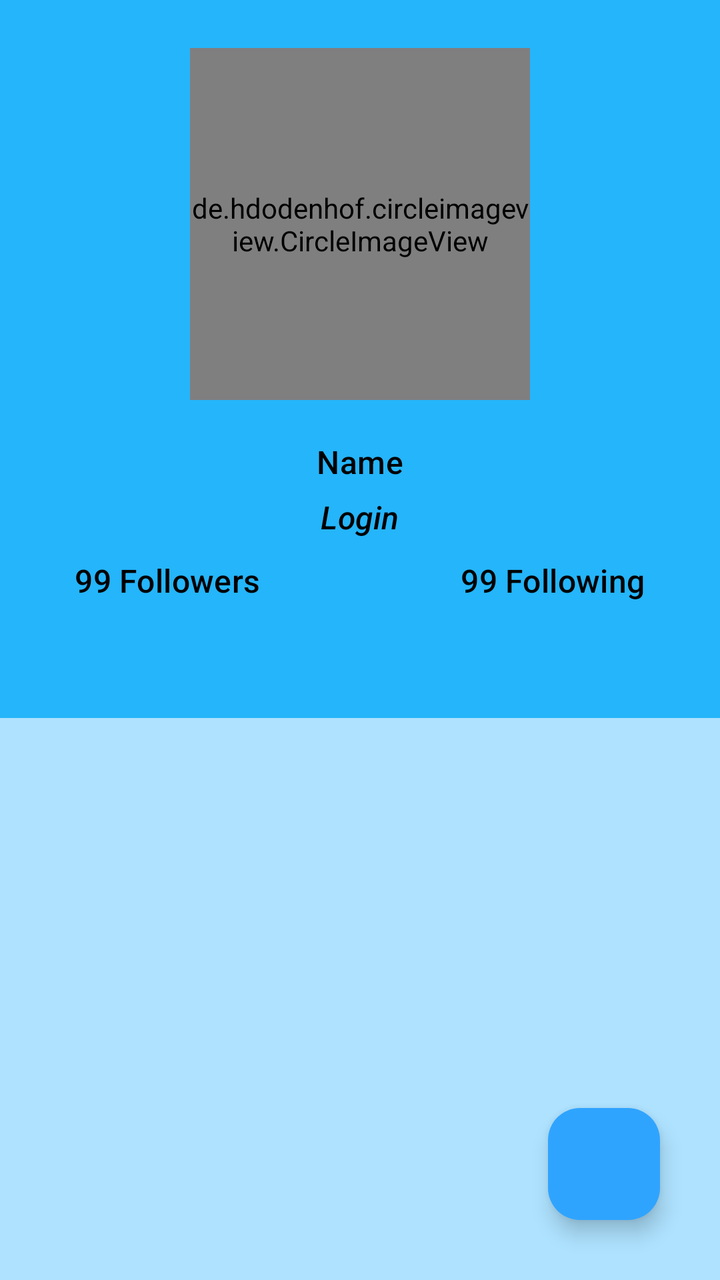
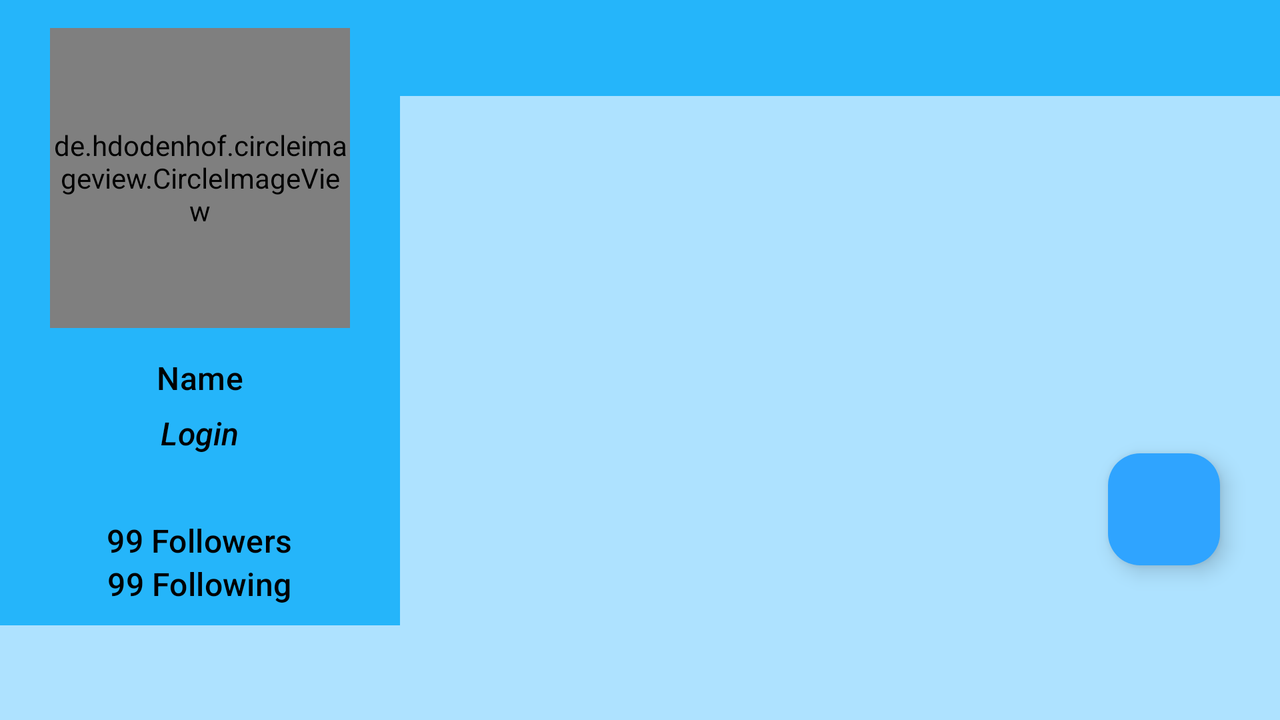

First picture: res/layout/ on a phone held upright. Second picture: the repository's own variant of that layout, on a device whose configuration matches the variant's folder. Source for both follows.
<!-- AndroidManifest.xml: application theme Theme.GithubUser -->
<!-- res/layout/activity_detail.xml -->
<?xml version="1.0" encoding="utf-8"?>
<androidx.constraintlayout.widget.ConstraintLayout xmlns:android="http://schemas.android.com/apk/res/android"
    xmlns:app="http://schemas.android.com/apk/res-auto"
    xmlns:tools="http://schemas.android.com/tools"
    android:layout_width="match_parent"
    android:layout_height="match_parent"
    android:orientation="vertical"
    tools:context=".ui.detail.DetailActivity">

    <com.google.android.material.floatingactionbutton.FloatingActionButton
        android:id="@+id/fab_favorite"
        android:layout_width="wrap_content"
        android:layout_height="wrap_content"
        android:layout_marginEnd="30dp"
        android:layout_marginBottom="30dp"
        android:clickable="true"
        android:src="@drawable/baseline_favorite_24"
        app:backgroundTint="?attr/colorPrimary"
        app:layout_constraintBottom_toBottomOf="parent"
        app:layout_constraintEnd_toEndOf="parent" />

    <LinearLayout
        android:id="@+id/linearLayout"
        android:layout_width="match_parent"
        android:layout_height="wrap_content"
        android:background="?attr/colorPrimaryVariant"
        android:orientation="vertical"
        app:layout_constraintEnd_toEndOf="parent"
        app:layout_constraintStart_toStartOf="parent"
        app:layout_constraintTop_toTopOf="parent"
        tools:ignore="MissingConstraints">

        <FrameLayout
            android:layout_width="match_parent"
            android:layout_height="wrap_content"
            android:layout_gravity="center"
            android:paddingTop="24dp">

            <de.hdodenhof.circleimageview.CircleImageView
                android:id="@+id/img_item_user"
                android:layout_width="170dp"
                android:layout_height="176dp"
                android:layout_gravity="center"
                android:scaleType="centerCrop"
                tools:ignore="MissingConstraints,ImageContrastCheck"
                tools:src="@tools:sample/avatars" />

            <ProgressBar
                android:id="@+id/progressBar"
                style="?android:attr/progressBarStyle"
                android:layout_width="wrap_content"
                android:layout_height="wrap_content"
                android:layout_gravity="center"
                android:visibility="gone"
                tools:visibility="visible" />

        </FrameLayout>

        <TextView
            android:id="@+id/tv_name"
            android:layout_width="wrap_content"
            android:layout_height="wrap_content"
            android:layout_gravity="center"
            android:layout_marginTop="20dp"
            android:textAppearance="?android:attr/textAppearanceListItemSmall"
            android:textColor="?attr/colorOnPrimary"
            tools:ignore="MissingConstraints"
            tools:text="Name" />

        <TextView
            android:id="@+id/tv_login"
            android:layout_width="wrap_content"
            android:layout_height="wrap_content"
            android:layout_gravity="center"
            android:layout_marginTop="6dp"
            android:textAppearance="?android:attr/textAppearanceListItemSmall"
            android:textColor="?attr/colorOnPrimary"
            android:textStyle="italic"
            tools:ignore="MissingConstraints"
            tools:text="Login" />

        <LinearLayout
            android:layout_width="match_parent"
            android:layout_height="wrap_content"
            android:layout_marginTop="10dp"
            android:layout_marginBottom="10dp"
            android:gravity="center"
            android:orientation="horizontal">

            <TextView
                android:id="@+id/tv_followers"
                android:layout_width="wrap_content"
                android:layout_height="wrap_content"
                android:layout_gravity="center"
                android:layout_marginEnd="4dp"
                android:textAppearance="?android:attr/textAppearanceListItemSmall"
                android:textColor="?attr/colorOnPrimary"
                tools:ignore="MissingConstraints"
                tools:text="99" />

            <TextView
                android:id="@+id/tv_followers_text"
                android:layout_width="wrap_content"
                android:layout_height="wrap_content"
                android:layout_gravity="center"
                android:text="@string/followers"
                android:textAppearance="?android:attr/textAppearanceListItemSmall"
                android:textColor="?attr/colorOnPrimary"
                tools:ignore="MissingConstraints"
                tools:text="Followers" />

            <TextView
                android:id="@+id/tv_following"
                android:layout_width="wrap_content"
                android:layout_height="wrap_content"
                android:layout_gravity="center"
                android:layout_marginStart="100dp"
                android:layout_marginEnd="4dp"
                android:textAppearance="?android:attr/textAppearanceListItemSmall"
                android:textColor="?attr/colorOnPrimary"
                tools:ignore="MissingConstraints"
                tools:text="99" />

            <TextView
                android:id="@+id/tv_following_text"
                android:layout_width="wrap_content"
                android:layout_height="wrap_content"
                android:layout_gravity="center"
                android:text="@string/following"
                android:textAppearance="?android:attr/textAppearanceListItemSmall"
                android:textColor="?attr/colorOnPrimary"
                tools:ignore="MissingConstraints"
                tools:text="Following" />
        </LinearLayout>
    </LinearLayout>

    <com.google.android.material.tabs.TabLayout
        android:id="@+id/tabs"
        android:layout_width="match_parent"
        android:layout_height="wrap_content"
        android:background="?attr/colorPrimaryVariant"
        app:layout_constraintEnd_toEndOf="parent"
        app:layout_constraintStart_toStartOf="parent"
        app:layout_constraintTop_toBottomOf="@+id/linearLayout"
        app:tabIndicatorColor="?attr/colorOnPrimary"
        app:tabTextColor="?attr/colorOnPrimary"
        tools:ignore="SpeakableTextPresentCheck" />

    <androidx.viewpager2.widget.ViewPager2
        android:id="@+id/view_pager"
        android:layout_width="match_parent"
        android:layout_height="0dp"
        app:layout_constraintBottom_toBottomOf="parent"
        app:layout_constraintEnd_toEndOf="parent"
        app:layout_constraintStart_toStartOf="parent"
        app:layout_constraintTop_toBottomOf="@+id/tabs" />
</androidx.constraintlayout.widget.ConstraintLayout>
<!-- resources referenced by this layout -->
<resources>
  <string name="followers">Followers</string>
  <string name="following">Following</string>
  <style name="Theme.GithubUser" parent="Base.Theme.GithubUser" />
  <style name="Base.Theme.GithubUser" parent="Theme.Material3.DayNight">
          
          <item name="colorPrimary">@color/primary_light</item>
          <item name="colorPrimaryVariant">@color/primary_variant_light</item>
          <item name="colorOnPrimary">@color/text_light</item>
          <item name="colorSecondary">@color/secondary_light</item>
          <item name="searchIcon">@color/search_light</item>
          <item name="android:windowBackground">@color/background_light</item>
      </style>
  <color name="primary_light">#2FA4FF</color>
  <color name="primary_variant_light">#25B5FA</color>
  <color name="text_light">#000000</color>
  <color name="secondary_light">#78C1F3</color>
  <color name="search_light">#F6F6F6</color>
  <color name="background_light">#AEE2FF</color>
</resources>
<!-- res/layout-land/activity_detail.xml (the repository's variant of the layout above) -->
<!-- drawn on the phone turned sideways -->
<?xml version="1.0" encoding="utf-8"?>
<ScrollView xmlns:android="http://schemas.android.com/apk/res/android"
    xmlns:app="http://schemas.android.com/apk/res-auto"
    xmlns:tools="http://schemas.android.com/tools"
    android:layout_width="match_parent"
    android:layout_height="match_parent">

    <androidx.constraintlayout.widget.ConstraintLayout
        android:layout_width="match_parent"
        android:layout_height="wrap_content"
        android:orientation="vertical"
        tools:context=".ui.detail.DetailActivity">

        <com.google.android.material.floatingactionbutton.FloatingActionButton
            android:id="@+id/fab_favorite"
            android:layout_width="wrap_content"
            android:layout_height="wrap_content"
            android:layout_marginEnd="30dp"
            android:layout_marginBottom="30dp"
            android:clickable="true"
            android:src="@drawable/baseline_favorite_24"
            app:backgroundTint="?attr/colorPrimary"
            app:layout_constraintBottom_toBottomOf="parent"
            app:layout_constraintEnd_toEndOf="parent" />

        <LinearLayout
            android:id="@+id/linearLayout"
            android:layout_width="wrap_content"
            android:layout_height="match_parent"
            android:background="?attr/colorPrimaryVariant"
            android:orientation="vertical"
            app:layout_constraintBottom_toBottomOf="parent"
            app:layout_constraintStart_toStartOf="parent"
            app:layout_constraintTop_toTopOf="parent"
            tools:ignore="MissingConstraints">

            <FrameLayout
                android:layout_width="200dp"
                android:layout_height="170dp"
                android:layout_gravity="center"
                android:paddingTop="8dp">

                <de.hdodenhof.circleimageview.CircleImageView
                    android:id="@+id/img_item_user"
                    android:layout_width="150dp"
                    android:layout_height="150dp"
                    android:layout_gravity="center"
                    android:scaleType="centerCrop"
                    tools:ignore="MissingConstraints,ImageContrastCheck"
                    tools:src="@tools:sample/avatars" />

                <ProgressBar
                    android:id="@+id/progressBar"
                    style="?android:attr/progressBarStyle"
                    android:layout_width="wrap_content"
                    android:layout_height="wrap_content"
                    android:layout_gravity="center"
                    android:visibility="gone"
                    tools:visibility="visible" />

            </FrameLayout>

            <TextView
                android:id="@+id/tv_name"
                android:layout_width="wrap_content"
                android:layout_height="wrap_content"
                android:layout_gravity="center"
                android:layout_marginTop="8dp"
                android:textAppearance="?android:attr/textAppearanceListItemSmall"
                android:textColor="?attr/colorOnPrimary"
                tools:ignore="MissingConstraints"
                tools:text="Name" />

            <TextView
                android:id="@+id/tv_login"
                android:layout_width="wrap_content"
                android:layout_height="wrap_content"
                android:layout_gravity="center"
                android:layout_marginTop="6dp"
                android:textAppearance="?android:attr/textAppearanceListItemSmall"
                android:textColor="?attr/colorOnPrimary"
                android:textStyle="italic"
                tools:ignore="MissingConstraints"
                tools:text="Login" />

            <LinearLayout
                android:layout_width="match_parent"
                android:layout_height="wrap_content"
                android:layout_marginTop="32dp"
                android:gravity="center"
                android:orientation="horizontal">

                <TextView
                    android:id="@+id/tv_followers"
                    android:layout_width="wrap_content"
                    android:layout_height="wrap_content"
                    android:layout_gravity="center"
                    android:layout_marginEnd="4dp"
                    android:textAppearance="?android:attr/textAppearanceListItemSmall"
                    android:textColor="?attr/colorOnPrimary"
                    tools:ignore="MissingConstraints"
                    tools:text="99" />

                <TextView
                    android:id="@+id/tv_followers_text"
                    android:layout_width="wrap_content"
                    android:layout_height="wrap_content"
                    android:layout_gravity="center"
                    android:text="@string/followers"
                    android:textAppearance="?android:attr/textAppearanceListItemSmall"
                    android:textColor="?attr/colorOnPrimary"
                    tools:ignore="MissingConstraints"
                    tools:text="Followers" />
            </LinearLayout>

            <LinearLayout
                android:layout_width="match_parent"
                android:layout_height="wrap_content"
                android:layout_marginBottom="10dp"
                android:gravity="center"
                android:orientation="horizontal">

                <TextView
                    android:id="@+id/tv_following"
                    android:layout_width="wrap_content"
                    android:layout_height="wrap_content"
                    android:layout_gravity="center"
                    android:layout_marginEnd="4dp"
                    android:textAppearance="?android:attr/textAppearanceListItemSmall"
                    android:textColor="?attr/colorOnPrimary"
                    tools:ignore="MissingConstraints"
                    tools:text="99" />

                <TextView
                    android:id="@+id/tv_following_text"
                    android:layout_width="wrap_content"
                    android:layout_height="wrap_content"
                    android:layout_gravity="center"
                    android:text="@string/following"
                    android:textAppearance="?android:attr/textAppearanceListItemSmall"
                    android:textColor="?attr/colorOnPrimary"
                    tools:ignore="MissingConstraints"
                    tools:text="Following" />
            </LinearLayout>
        </LinearLayout>

        <com.google.android.material.tabs.TabLayout
            android:id="@+id/tabs"
            android:layout_width="0dp"
            android:layout_height="wrap_content"
            android:background="?attr/colorPrimaryVariant"
            android:backgroundTint="?attr/colorPrimaryVariant"
            app:layout_constraintEnd_toEndOf="parent"
            app:layout_constraintStart_toEndOf="@+id/linearLayout"
            app:layout_constraintTop_toTopOf="parent"
            app:tabIndicatorColor="?attr/colorOnPrimary"
            app:tabTextColor="?attr/colorOnPrimary"
            tools:ignore="SpeakableTextPresentCheck" />

        <androidx.viewpager2.widget.ViewPager2
            android:id="@+id/view_pager"
            android:layout_width="0dp"
            android:layout_height="0dp"
            app:layout_constraintBottom_toBottomOf="parent"
            app:layout_constraintEnd_toEndOf="parent"
            app:layout_constraintStart_toEndOf="@+id/linearLayout"
            app:layout_constraintTop_toBottomOf="@+id/tabs" />
    </androidx.constraintlayout.widget.ConstraintLayout>
</ScrollView>
